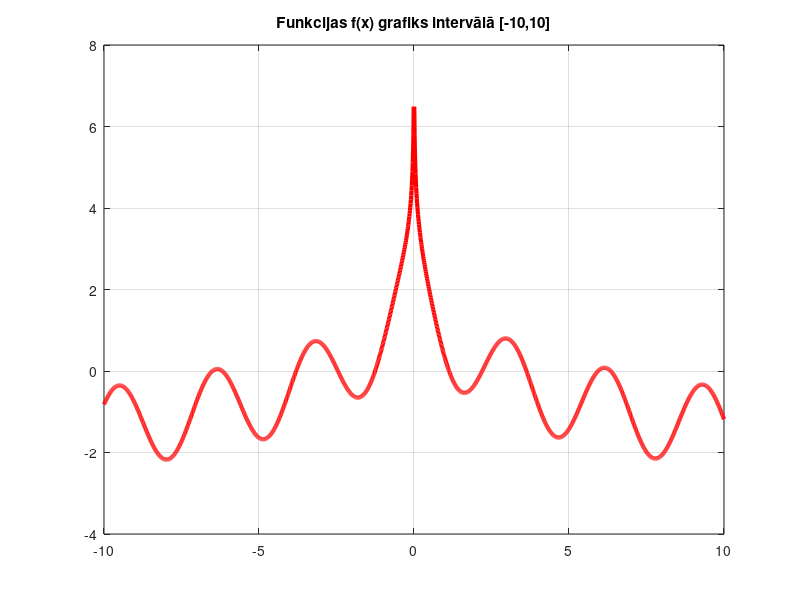
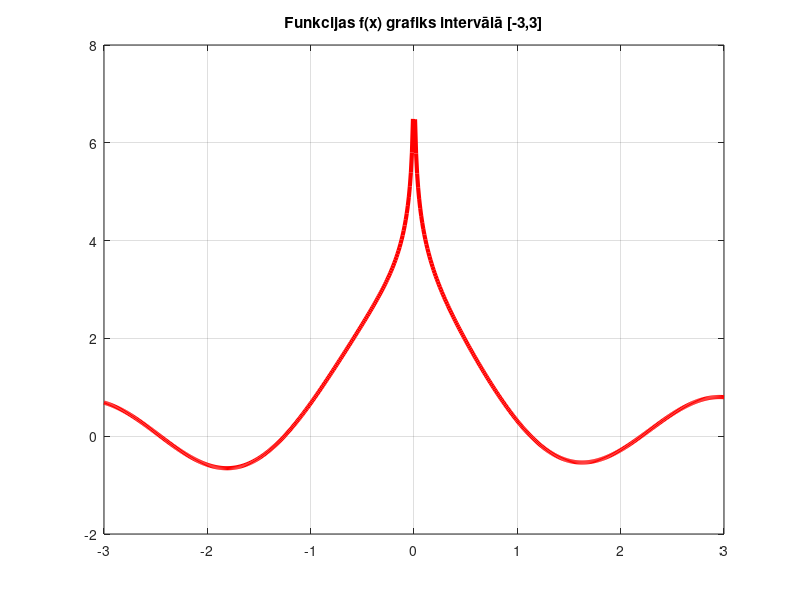

Write MATLAB code to recreate these figures, in order. (Note: this script raises an error after producing the figures.)
%% 3.piemers. Ņūtona metode
% 𝑥^3 − 2𝑥 − 5 = 0 sakni ar precizitāti 0.00001
clc, clearvars,format compact, close all, format longG
f = @(x)cos(2.*x+0.2)-log(x)+0.9;
x_pr = -10:0.01:10; plot(x_pr,f(x_pr),'r','LineWidth',3)
grid on, title('Funkcijas f(x) grafiks intervālā [-10,10]') 

% izrādījās -10.. 10 pa lielu intervāls, grūti sakni saskatīt..

% turpinājums
figure, x_pr = -3:0.01:3; plot(x_pr,f(x_pr),'r','LineWidth',3)
grid on, title('Funkcijas f(x) grafiks intervālā [-3,3]')

% turpinājums
x_app = 5; % saknes tuvinājumi
iter = 3; % maksimālais iterāciju skaits
syms x, fpr(x) = diff(f(x),x);
xn = x_app; M = zeros(iter,2);
for i = 1:iter
 xn = xn-f(xn)/double(fpr(xn));
 M(i,1) = xn; M(i,2) = f(xn);
end
%{
disp(['saknes tuvinājums: ',num2str(x_app(:))])
disp(' x f(x)')
disp(M)
%}

% turpinājums
fprintf('Atbilde. Ņūtona metode: vienādojumam ir viena sakne \n' )
fprintf('x = %.4f ar precizitāti 10^(-4)\n',M(iter,1))
format